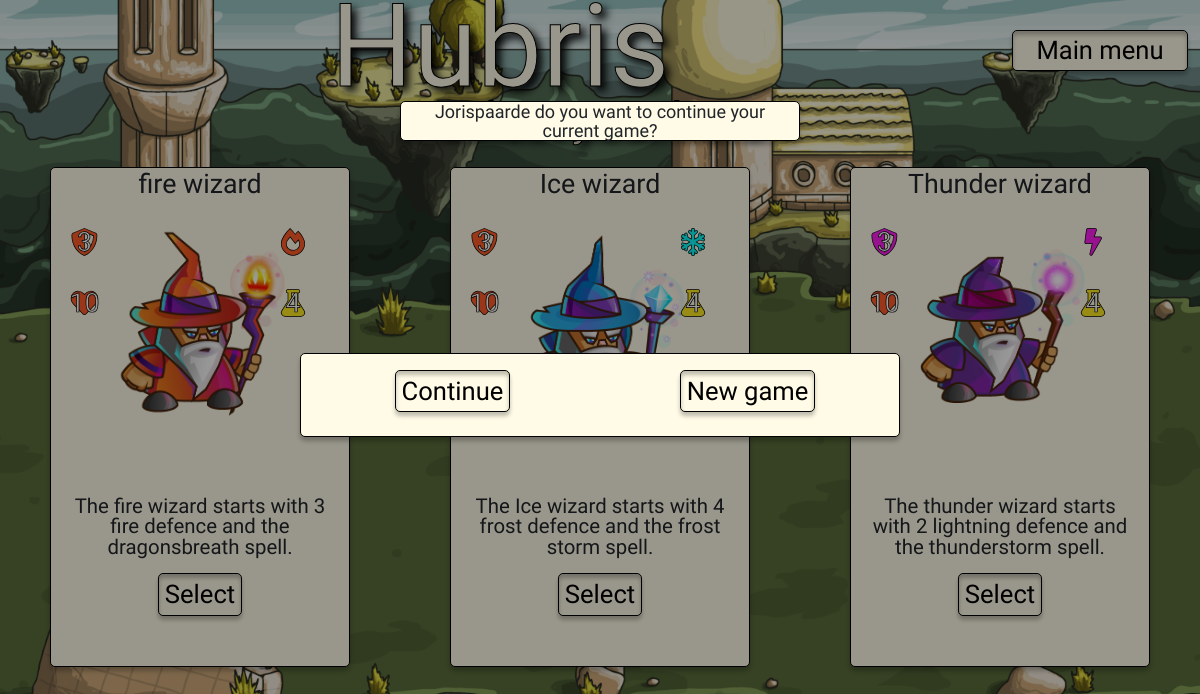
Before: /profiles/player_select/ (signed in) with the older database file.
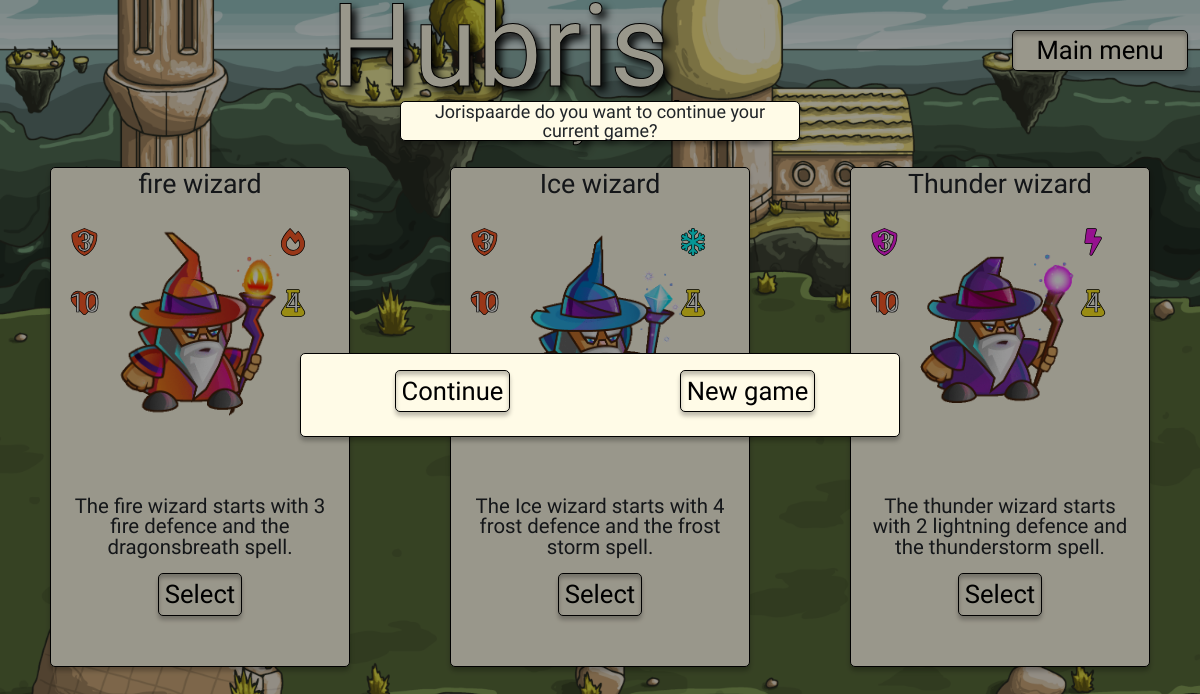
After: the same page with the newer database file.
### profiles/models.py (models this page shows, shortened)
class Player_type(models.Model):
    selected = models.CharField(max_length=2, choices=settings.PLAYER_STYLES)
    image_idle = models.ImageField(null=True, blank=True)
    image_idle_url = models.URLField(null=True, blank=True)
    image_attack = models.ImageField(null=True, blank=True)
    image_attack_url = models.URLField(null=True, blank=True)
    image_die = models.ImageField(null=True, blank=True)
    image_die_url = models.URLField(null=True, blank=True)

### profiles/views.py (the view)
# urls.py: path('player_select/', views.player_select, name='player_select'),
def player_select(request):
    current_user = request.user
    current_player = Player.objects.filter(user=current_user)
    player_type = Player_type.objects.all()
    context = {
        'player_type': player_type,
    }
    if current_player:
        current_player = get_object_or_404(Player, user=current_user)
        current_game = Game.objects.filter(player=current_player)
        if current_game:
            current_game = get_object_or_404(Game, player=current_player)
            if not current_game.completed:
                context.update({'game': current_game})
                messages.info(
                    request, f"{current_user} do you want to continue your current game?")
    return render(request, 'profiles/player-select.html', context)

### profiles/templates/profiles/player-select.html (shortened to what this page needs)
{% extends "base.html" %}
{% load static %}
{% block header %}
{% include "../includes/header.html" %}
{% endblock %}
{% block extra_css %}
<link rel="stylesheet" href="{% static 'profiles/css/profiles.css' %}">
{% endblock %}
{% block body_background %}class="menu-bg"{% endblock %}
{% block content %}
<div class="container-fluid">
    <div class="row">
        <div class="col">
            <h1 class="text-center title mb-1 medium-large-text">select your hero</h1>
        </div>
    </div>
    <div class="row menu d-flex justify-content-around align-items-center">
        <div class="col-3 wizard-card h-100 menu-banner">
            <div class="row">
                <h2 class="text-center mb-0 medium-small-text">fire wizard</h2>
            </div>
            <div class="row p-0 h-50">
                <div class="col-2 p-0">
                    <ul class="list-unstyled mt-3 mb-2 medium-small-text stroke">
                        <li class="mt-lg-2 fire stroke">
                            <span class="fa-stack stat-icon fa-fw">
                                <i class="fas fa-stack-1x fa-shield-alt"></i>
                                <span class="fa-stack-1x fa-inverse stat-number">3</span>
                            </span>
                        </li>
                        <li class="mt-lg-2 fire stroke">
                            <span class="fa-stack stat-icon fa-fw">
                                <i class="fas fa-stack-1x fa-heart"></i>
                                <span class="fa-stack-1x fa-inverse stat-number">10</span>
                            </span>
                        </li>
                    </ul>
                </div>
                <div class="col-8 d-flex align-items-center">
                    {% for player_type in player_type %}
                    {% if player_type.selected == 'FR' %}
                    <img class="wizard-select-image" src="{{ MEDIA_URL }}{{player_type.image_idle}}" width="100%"
                        alt="fire wizard">
                    {% endif %}
                    {% endfor %}
                </div>
                <div class="col-2 p-0">
                    <ul class="list-unstyled mt-3 mb-2 medium-small-text stroke select-player-icons-right">
                        <li class="mt-lg-2 fire stroke">
                            <span class="fa-stack stat-icon fa-fw">
                                <i class="fas fa-stack-1x fa-fire-alt"></i>
                            </span>
                        </li>
                        <li class="mt-lg-2 mana stroke">
                            <span class="fa-stack stat-icon fa-fw">
                                <i class="fas fa-stack-1x fa-flask"></i>
                                <span class="fa-stack-1x fa-inverse stat-number">4</span>
                            </span>
                        </li>
                    </ul>
                </div>
            </div>
            <div class="row h-25 d-flex align-items-end">
                <span>
                    <p class="text-center small-text">The fire wizard starts with 3 fire defence and the dragonsbreath
                        spell.</p>
                </span>
            </div>
            <div class="row">
                <div class="col-12 text-center">
                    <form method="POST" action="{% url 'profiles:game_setup' 'FR' %}">
                        <button type="submit" name="player-select" class="button medium-text mb-2">Select</button>
                    </form>
                </div>
            </div>
        </div>
        <div class="col-3 wizard-card h-100 menu-banner">
            <div class="row">
                <h2 class="text-center mb-0 medium-small-text">Ice wizard</h2>
            </div>
            <div class="row h-50">
                <div class="col-2 p-0">
                    <ul class="list-unstyled mt-3 mb-2 medium-small-text stroke">
                        <li class="mt-lg-2 fire stroke">
                            <span class="fa-stack stat-icon fa-fw">
                                <i class="fas fa-stack-1x fa-shield-alt"></i>
                                <span class="fa-stack-1x fa-inverse stat-number">3</span>
                            </span>
                        </li>
                        <li class="mt-lg-2 fire stroke">
                            <span class="fa-stack stat-icon fa-fw">
                                <i class="fas fa-stack-1x fa-heart"></i>
                                <span class="fa-stack-1x fa-inverse stat-number">10</span>
                            </span>
                        </li>
                    </ul>
                </div>
                <div class="col-8 d-flex align-items-center">
                    {% for player_type in player_type %}
                    {% if player_type.selected == 'IC' %}
                    <img class="wizard-select-image" src="{{ MEDIA_URL }}{{player_type.image_idle}}" width="100%"
                        alt="ice wizard">
                    {% endif %}
                    {% endfor %}
                </div>
                <div class="col-2 p-0">
                    <ul class="list-unstyled mt-3 mb-2 medium-small-text stroke select-player-icons-right">
                        <li class="mt-lg-2 ice stroke">
                            <span class="fa-stack stat-icon fa-fw">
                                <i class="fas fa-stack-1x fa-snowflake"></i>
                            </span>
                        </li>
                        <li class="mt-lg-2 mana stroke">
                            <span class="fa-stack stat-icon fa-fw">
                                <i class="fas fa-stack-1x fa-flask"></i>
                                <span class="fa-stack-1x fa-inverse stat-number">4</span>
                            </span>
                        </li>
                    </ul>
                </div>
            </div>
            <div class="row h-25  d-flex align-items-end">
                <span>
                    <p class="text-center small-text">The Ice wizard starts with 4 frost defence and the frost storm
                        spell.
                    </p>
                </span>
            </div>
            <div class="row">
                <div class="col-12 text-center">
                    <form method="POST" action="{% url 'profiles:game_setup' 'IC' %}">
                        <button type="submit" name="player-select" class="button medium-text mb-2">Select</button>
                    </form>
                </div>
            </div>
        </div>
        <div class="col-3 h-100 wizard-card menu-banner">
            <div class="row">
                <h2 class="text-center mb-0 medium-small-text">Thunder wizard</h2>
            </div>
            <div class="row h-50">
                <div class="col-2 p-0">
                    <ul class="list-unstyled mt-3 mb-2 medium-small-text stroke">
                        <li class="mt-lg-2 lightning stroke">
                            <span class="fa-stack stat-icon fa-fw">
                                <i class="fas fa-stack-1x fa-shield-alt"></i>
                                <span class="fa-stack-1x fa-inverse stat-number">3</span>
                            </span>
                        </li>
                        <li class="mt-lg-2 fire stroke">
                            <span class="fa-stack stat-icon fa-fw">
                                <i class="fas fa-stack-1x fa-heart"></i>
                                <span class="fa-stack-1x fa-inverse stat-number">10</span>
                            </span>
                        </li>
                    </ul>
                </div>
                <div class="col-8 d-flex align-items-center">
                    {% for player_type in player_type %}
                    {% if player_type.selected == 'LN' %}
                    <img class="wizard-select-image" src="{{ MEDIA_URL }}{{player_type.image_idle}}" width="100%"
                        alt="thunder wizard">
                    {% endif %}
                    {% endfor %}
                </div>
                <div class="col-2 p-0">
                    <ul class="list-unstyled mt-3 mb-2 medium-small-text stroke select-player-icons-right">
                        <li class="mt-lg-2 lightning stroke">
                            <span class="fa-stack stat-icon fa-fw">
                                <i class="fas fa-stack-1x fa-bolt"></i>
                            </span>
                        </li>
                        <li class="mt-lg-2 mana stroke">
                            <span class="fa-stack stat-icon fa-fw">
                                <i class="fas fa-stack-1x fa-flask"></i>
                                <span class="fa-stack-1x fa-inverse stat-number">4</span>
                            </span>
                        </li>
                    </ul>
                </div>
            </div>
            <div class="row h-25 d-flex align-items-end">
                <span>
                    <p class="text-center small-text">The thunder wizard starts with 2 lightning defence and the
                        thunderstorm spell.
                    </p>
                </span>
            </div>
            <div class="row">
                <div class="col-12 text-center">
                    <form method="POST" action="{% url 'profiles:game_setup' 'LN' %}">
                        <button type="submit" name="player-select" class="button medium-text mb-2">Select</button>
                    </form>
                </div>
            </div>
        </div>
    </div>
    {% if game %}
    <div class="row h-100 w-100 z2000 current-game-menu position-absolute">
        <div class="col-12 align-self-center justify-self-center">
            <div class="row">
                <div class="col-6 offset-3 menu-banner p-3">
                    <div class="row">
                        <div class="col-6 text-center">
                            <form method="POST" action="{% url 'profiles:continue_game' 'y' %}">
                                <button type="submit" name="continue_game"
                                    class="button medium-text mb-2">Continue</button>
                            </form>
                        </div>
                        <div class="col-6 text-center">
                            <form method="POST" action="{% url 'profiles:continue_game' 'n' %}">
                                <button type="submit" name="continue_game"
                                    class="button medium-text mb-2">New game</button>
                            </form>
                        </div>
                    </div>
                </div>
            </div>
        </div>
    </div>
    {% endif %}
</div>
{% endblock %}

### templates/base.html (shortened to what this page needs)
{% load static %}
<!DOCTYPE html>
<html lang="en">
<head>
    {% block corecss %}
    <link rel="stylesheet" href="https://use.fontawesome.com/releases/v5.15.4/css/all.css"
>
    <link rel="stylesheet" href="{% static 'css/base.css' %}">
    <link href="https://cdn.jsdelivr.net/npm/bootstrap@5.1.1/dist/css/bootstrap.min.css" rel="stylesheet"
>
    {% endblock %}
    {% block extra_css %}
    {% endblock %}
</head>
<body {% block body_background %}{% endblock %}>
    {% block header %}
    {% endblock %}
    {% if messages %}
    <div class="container-fluid messages-container">
        <div class="row display-flex justify-content-center">
            <div class="col-10 col-md-6 col-lg-4 text-center menu-banner small-text messages">
                {% for message in messages %}
                <span{% if message.tags %} class="{{ message.tags }} align-middle" {% endif %}>{{ message }}</span>
                    {% endfor %}
            </div>
        </div>
    </div>
    {% endif %}
    {% block content %}
    {% endblock %}
</body>
</html>

### templates/includes/header.html
<header>
    {% if request.path == '/how-to-play/' %}
    <div class="container-fluid menu-bg-banner">
        {% else %}
        <div class="container-fluid">
            {% endif %}
            <div class="row d-flex align-items-center">
                <div class="col-6 col-sm-8 col-md-9 col-xl-10">
                    <h1 class="title text-center large-text">Hubris</h1>
                </div>
                <div class="col-6 col-sm-4 col-md-3 col-xl-2">
                    <div class="row">
                        <div class="d-grid gap-2 col-12">
                            <a class="button text-center medium-text" href="{% url 'home:main-menu' %}">Main menu</a>
                        </div>
                    </div>
                </div>
            </div>
        </div>
</header>

### static/css/base.css (style rules this page uses)
html { height: 100%; width: 100%; }
:root { --ice: #0CF9F8; --offwhite: #FFFBE7; --drain: #2FE809; --fire: #FF5C28; --healing: #BED2F8; --golem: #D08617; --grey: #A0A0A0; --lightning: #F91EED; --mana: #FFE922; --xp-color:#E8FEFF; }
.ice { color: var(--ice); }
.fire { color: var(--fire); }
.lightning { color: var(--lightning); }
.mana { color: var(--mana); }
body, h1, h2, h3, h4, h5, p { font-family: 'Stylish', sans-serif; }
.large-text { font-size: calc(20px + 8vw); }
.medium-large-text { font-size: calc(10px + 3vw); }
.medium-text { font-size: calc(16px + 0.8vw); }
.medium-small-text { font-size: calc(10px + 1.4vw); }
.small-text { font-size: calc(6px + 1.2vw); line-height: 100%; }
.title { color: var(--offwhite); -webkit-text-stroke: 1px black; text-shadow: 5px 5px 8px black; line-height:0.8; }
.stroke { -webkit-text-stroke: 0.7px black; }
.menu { height: 70vh; }
.menu-bg { background-image: url('../../media/game_background_3840_2160.png'); height: 100vh; width: 100vw; background-position: center; background-repeat: no-repeat; background-size: cover; }
.menu-banner { border-radius: 5px; font-family: 'Stylish', sans-serif; font-size: calc(12px + 0.5vw); background-color: var(--offwhite); border: black solid 0.8px; margin: 10px; box-shadow: 0px 4px 4px 0px rgba(0, 0, 0, 0.25); }
.messages-container { position: fixed; z-index: 3000; }
a.button, button.button { color: black; text-decoration: none; border-radius: 5px; font-family: 'Stylish', sans-serif; background-color: var(--offwhite); border: black solid 0.8px; box-shadow: 0px 4px 4px 0px rgba(0, 0, 0, 0.25),0px 4px 4px 0px rgba(0, 0, 0, 0.25) inset; }
@media screen and (max-width: 1820px) { .menu-bg { background-image: url('../../media/game_background_1820_1024.png'); } }

### profiles/static/profiles/css/profiles.css (style rules this page uses)
.select-player-icons-right { transform: translateX(-80%); }
.wizard-card { max-height: 500px; }
.wizard-select-image { width: 100%; object-fit: contain; }
.current-game-menu { top: 0; left: 24; background-color: rgba(0, 0, 0, 0.4);; }

Changed rows visible on the page:
changed Player_type (number 1 of 3 on the later page): image_idle: a different picture
changed Player_type (number 2 of 3 on the later page): image_idle: a different picture
changed Player_type (number 3 of 3 on the later page): image_idle: a different picture
